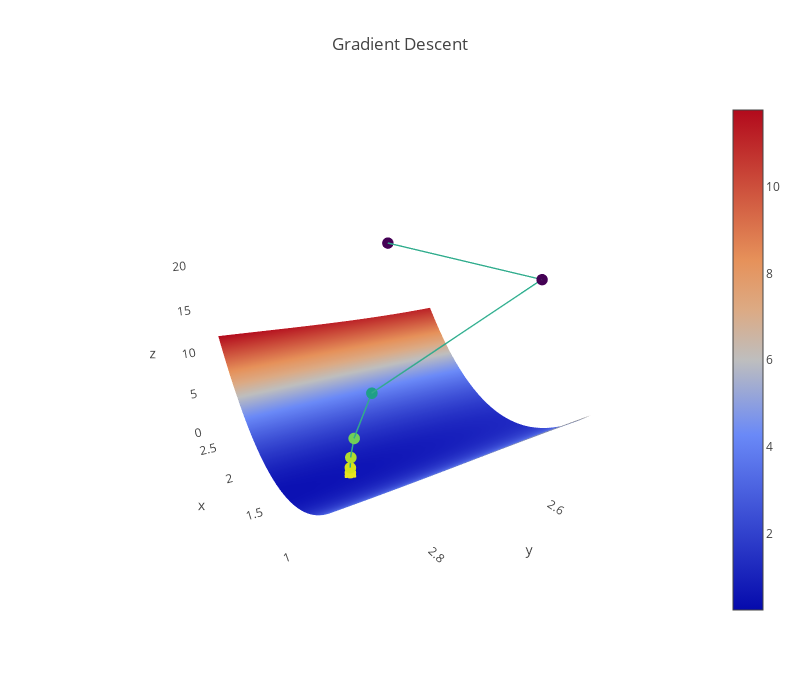

Notebook source saved alongside this figure:
### Code cell
# Run me to see a 3D plot (gradient descent with static alpha)
plot_3d(ts[:, 0], ts[:, 1], loss, l2_loss, sin_model, x, y)
